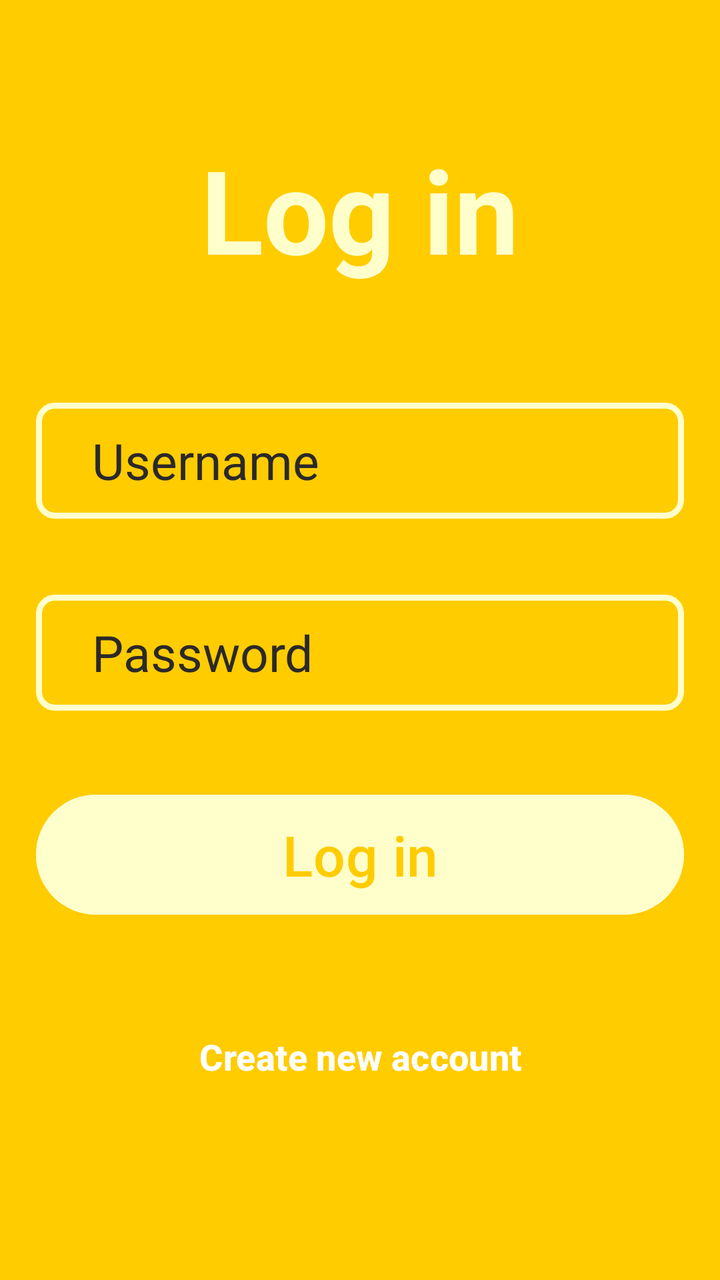
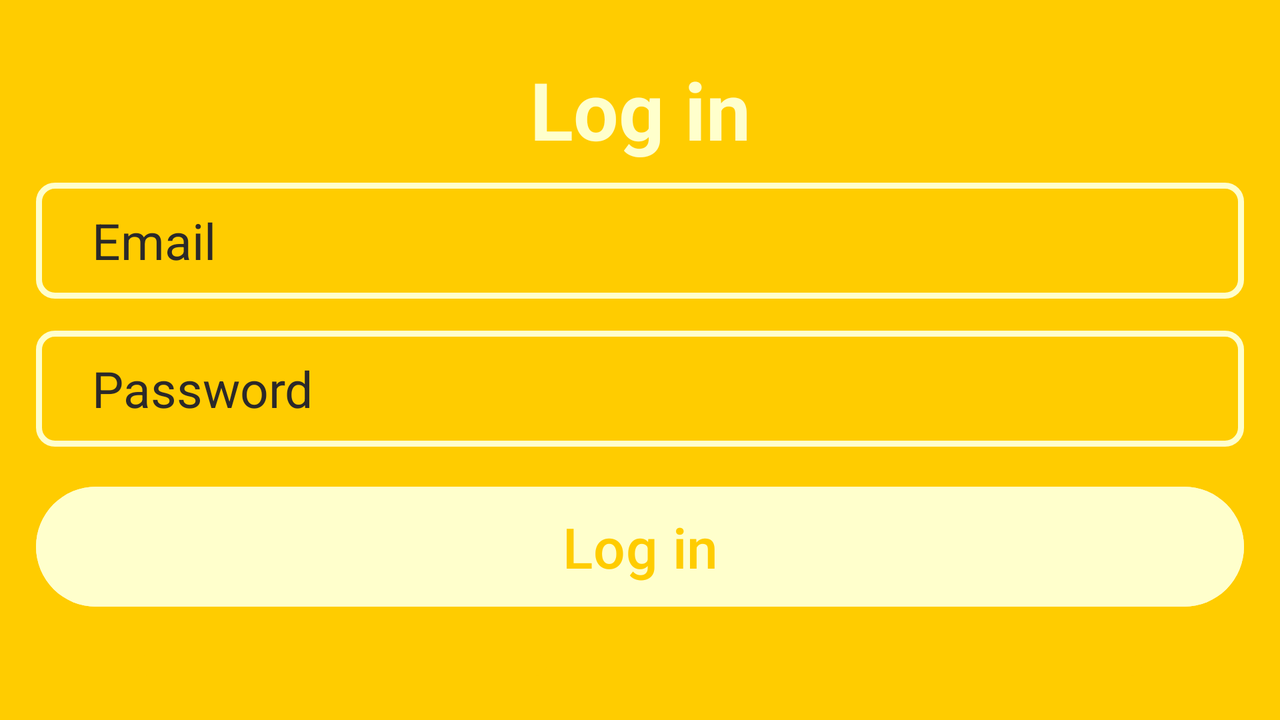

Two renders of one Android screen. The first uses the default layout on a phone; the second uses the alternative layout the repository ships for a different screen configuration, on a matching device. The two XML files are below.
<!-- AndroidManifest.xml: activity theme Theme.AnimalRecognition -->
<!-- res/layout/activity_login.xml -->
<?xml version="1.0" encoding="utf-8"?>
<LinearLayout xmlns:android="http://schemas.android.com/apk/res/android"
    xmlns:app="http://schemas.android.com/apk/res-auto"
    xmlns:tools="http://schemas.android.com/tools"
    android:layout_width="match_parent"
    android:layout_height="match_parent"
    android:padding="18dp"
    android:background="#FFCC00"
    android:orientation="vertical"
    tools:context=".LoginActivity">

    <TextView
        android:layout_width="match_parent"
        android:layout_height="wrap_content"
        android:text="@string/log_in"
        android:textColor="#FFFFCC"
        android:textSize="58sp"
        android:textStyle="bold"
        android:gravity="center_horizontal"
        android:layout_marginTop="48dp"
        android:layout_marginBottom="58dp"/>
    <EditText
        android:id="@+id/username1"
        android:layout_width="match_parent"
        android:layout_height="58dp"
        android:hint="@string/username1"
        android:textSize="25sp"
        android:maxLength="25"
        android:textColorHint="#2B2929"
        android:background="@drawable/edittextbackground"
        android:layout_marginBottom="38dp"
        android:paddingStart="28dp"/>

    <EditText
        android:id="@+id/password1"
        android:layout_width="match_parent"
        android:layout_height="58dp"
        android:inputType="textPassword"
        android:hint="@string/password_hint"
        android:textSize="25sp"
        android:maxLength="25"
        android:textColorHint="#2B2929"
        android:background="@drawable/edittextbackground"
        android:layout_marginBottom="38dp"
        android:paddingStart="28dp"/>

    <Button
        android:id="@+id/login1"
        android:layout_width="match_parent"
        android:layout_height="68dp"
        android:text="@string/log_in1"
        android:textColor="#FFCC00"
        android:textSize="28sp"
        android:backgroundTint="#FFFFCC"
        android:layout_marginBottom="38dp"/>

    <Button
        android:id="@+id/signup1"
        android:layout_width="wrap_content"
        android:layout_height="wrap_content"
        android:text="@string/create_account"
        android:textSize="18sp"
        android:textStyle="bold"
        android:backgroundTint="#FFCC00"
        android:layout_gravity="center_horizontal"
        android:layout_marginTop="5dp"/>

</LinearLayout>
<!-- resources referenced by this layout -->
<resources>
  <!-- drawable edittextbackground (drawable) -->
  <?xml version="1.0" encoding="utf-8"?>
  <shape android:shape="rectangle" xmlns:android="http://schemas.android.com/apk/res/android">
          <stroke android:width="3dp" android:color="#FFFFCC"/>
          <corners android:radius="8dp"/>
  </shape>
  <string name="create_account">Create new account</string>
  <string name="log_in">Log in</string>
  <string name="log_in1">Log in</string>
  <string name="password_hint">Password</string>
  <string name="username1">Username</string>
  <style name="Theme.AnimalRecognition" parent="Base.Theme.AnimalRecognition" />
  <style name="Base.Theme.AnimalRecognition" parent="Theme.Material3.DayNight.NoActionBar">
          
          <item name="android:navigationBarColor">@android:color/transparent</item>
          <item name="android:statusBarColor">@android:color/transparent</item>
          <item name="android:windowLightStatusBar">true</item>
      </style>
</resources>
<!-- res/layout-land/activity_login.xml (the repository's variant of the layout above) -->
<!-- drawn on the phone turned sideways -->
<?xml version="1.0" encoding="utf-8"?>
<LinearLayout xmlns:android="http://schemas.android.com/apk/res/android"
    xmlns:app="http://schemas.android.com/apk/res-auto"
    xmlns:tools="http://schemas.android.com/tools"
    android:layout_width="match_parent"
    android:layout_height="match_parent"
    android:background="#FFCC00"
    android:orientation="vertical"
    android:padding="18dp"
    tools:context=".LoginActivity">

    <TextView
        android:layout_width="match_parent"
        android:layout_height="wrap_content"
        android:layout_marginTop="10dp"
        android:layout_marginBottom="10dp"
        android:gravity="center_horizontal"
        android:text="@string/log_in"
        android:textColor="#FFFFCC"
        android:textSize="40sp"
        android:textStyle="bold" />

    <EditText
        android:id="@+id/emailLogin"
        android:layout_width="match_parent"
        android:layout_height="58dp"
        android:layout_marginBottom="16dp"
        android:autofillHints="emailAddress"
        android:background="@drawable/edittextbackground"
        android:hint="@string/emailHint"
        android:inputType="textEmailAddress"
        android:maxWidth="480dp"
        android:maxLength="100"
        android:paddingStart="28dp"
        android:paddingEnd="0dp"
        android:textColorHint="#2B2929"
        android:textSize="25sp" />

    <EditText
        android:id="@+id/passwordLogin"
        android:layout_width="match_parent"
        android:layout_height="58dp"
        android:layout_marginBottom="16dp"
        android:autofillHints="password"
        android:background="@drawable/edittextbackground"
        android:hint="@string/password_hint"
        android:inputType="textPassword"
        android:maxWidth="480dp"
        android:maxLength="25"
        android:paddingStart="28dp"
        android:paddingEnd="0dp"
        android:textColorHint="#2B2929"
        android:textSize="25sp" />

    <Button
        android:id="@+id/buttonLogin"
        android:layout_width="match_parent"
        android:layout_height="68dp"
        android:layout_marginBottom="16dp"
        android:backgroundTint="#FFFFCC"
        android:maxWidth="200dp"
        android:text="@string/log_in1"
        android:textColor="#FFCC00"
        android:textSize="28sp" />

    <androidx.constraintlayout.widget.ConstraintLayout
        android:id="@+id/linearLayout2"
        android:layout_width="match_parent"
        android:layout_height="match_parent">

        <Button
            android:id="@+id/forgotPassword"
            android:layout_width="wrap_content"
            android:layout_height="wrap_content"
            android:backgroundTint="#FFCC00"
            android:text="@string/forgot_password"
            android:textSize="20sp"
            app:layout_constraintBottom_toBottomOf="parent"
            app:layout_constraintEnd_toStartOf="@+id/goToSignup"
            app:layout_constraintHorizontal_chainStyle="spread"
            app:layout_constraintStart_toStartOf="parent"
            app:layout_constraintTop_toTopOf="parent" />

        <Button
            android:id="@+id/goToSignup"
            android:layout_width="wrap_content"
            android:layout_height="wrap_content"
            android:backgroundTint="#FFCC00"
            android:maxHeight="10dp"
            android:text="@string/create_account"
            android:textSize="22sp"
            android:textStyle="bold"
            app:layout_constraintBottom_toBottomOf="parent"
            app:layout_constraintEnd_toEndOf="parent"
            app:layout_constraintStart_toEndOf="@+id/forgotPassword"
            app:layout_constraintTop_toTopOf="parent" />
    </androidx.constraintlayout.widget.ConstraintLayout>

</LinearLayout>
<!-- resources referenced by the variant -->
<!-- as the phone turned sideways resolves them -->
<resources>
  <!-- drawable edittextbackground (drawable) -->
  <?xml version="1.0" encoding="utf-8"?>
  <shape android:shape="rectangle" xmlns:android="http://schemas.android.com/apk/res/android">
          <stroke android:width="3dp" android:color="#FFFFCC"/>
          <corners android:radius="8dp"/>
  </shape>
  <string name="create_account">Create new account</string>
  <string name="emailHint">Email</string>
  <string name="forgot_password">Reset Password?</string>
  <string name="log_in">Log in</string>
  <string name="log_in1">Log in</string>
  <string name="password_hint">Password</string>
  <style name="Theme.AnimalRecognition" parent="Base.Theme.AnimalRecognition" />
  <style name="Base.Theme.AnimalRecognition" parent="Theme.Material3.DayNight.NoActionBar">
          
          <item name="android:navigationBarColor">@android:color/transparent</item>
          <item name="android:statusBarColor">@android:color/transparent</item>
          <item name="android:windowLightStatusBar">true</item>
      </style>
</resources>
